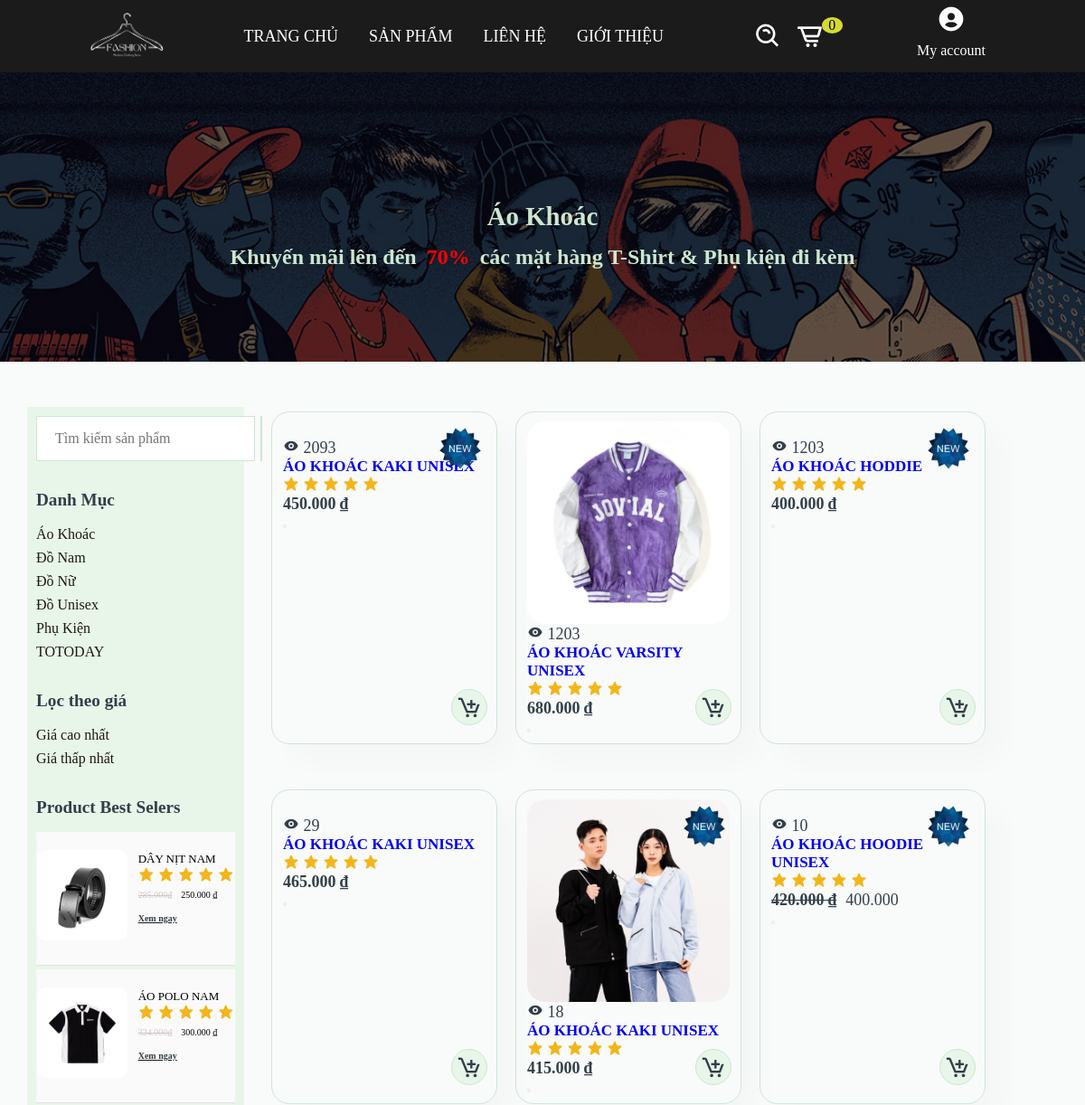
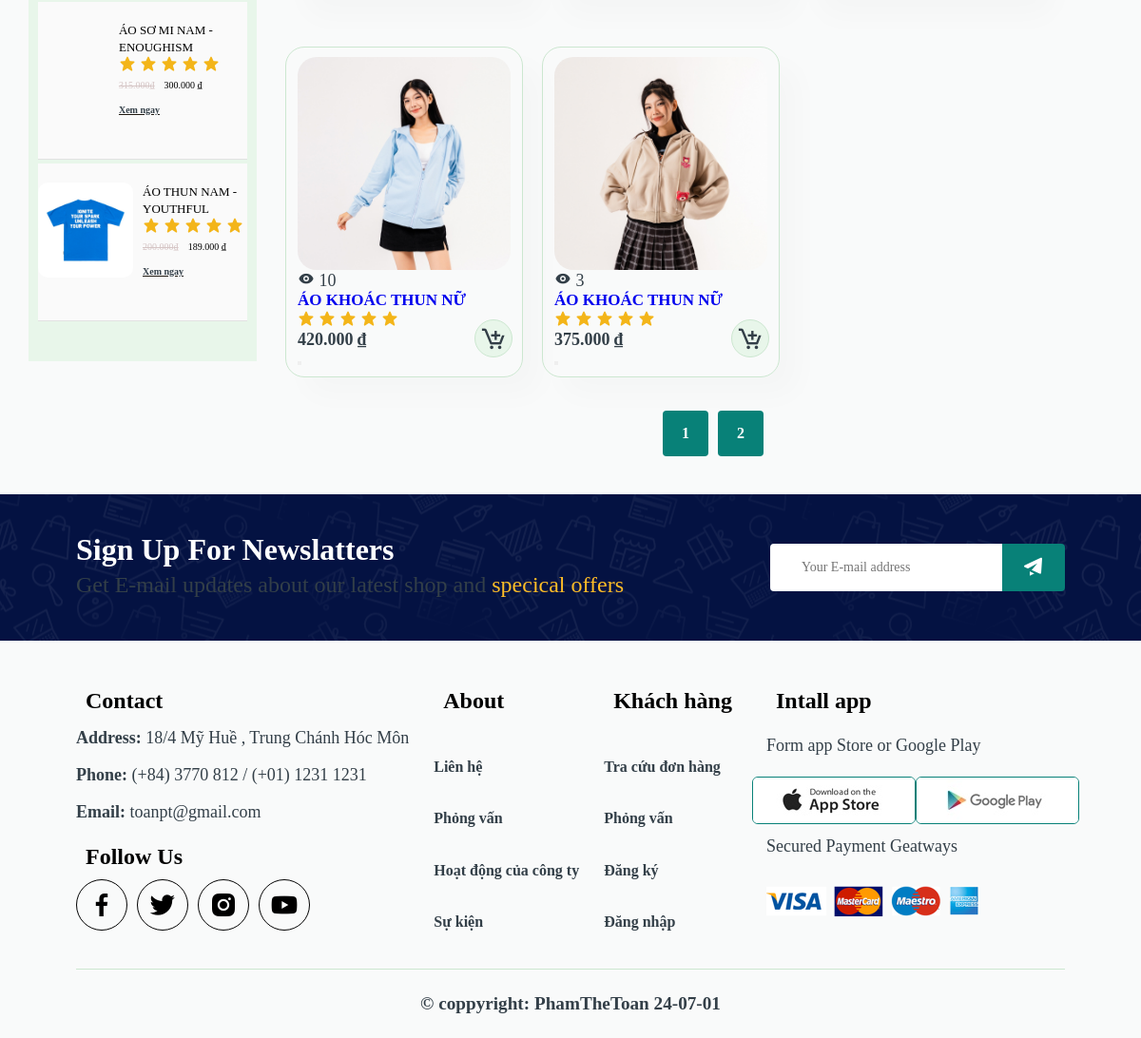
The page /index.php?page=sanpham&iddm=1 on the database its author committed (2 pictures, top to bottom).
### tables this page shows
CREATE TABLE `danhmuc` (
  `id` int(6) NOT NULL,
  `tendm` varchar(50) NOT NULL,
  `noidung` varchar(100) NOT NULL,
  `hinhanh` varchar(200) NOT NULL,
  `parent` int(6) NOT NULL,
  `hienthi` int(6) NOT NULL DEFAULT 0
);

CREATE TABLE `sanpham` (
  `id` int(6) NOT NULL,
  `tensp` varchar(100) NOT NULL,
  `hinhanh` varchar(200) NOT NULL,
  `variant` longtext NOT NULL,
  `giasp` float NOT NULL,
  `khuyenmai` int(6) NOT NULL,
  `view` int(10) NOT NULL,
  `trangthai` int(6) NOT NULL DEFAULT 0 COMMENT ' 0= sản phẩm thường ;\r\n1=best seler;\r\n 2=new  ;\r\n',
  `mota` varchar(300) NOT NULL,
  `size` varchar(10) NOT NULL COMMENT 'S,M,XL,XXL',
  `mausac` varchar(6) NOT NULL DEFAULT '0',
  `iddm` int(6) NOT NULL
);

### dao/cart.php (called while the page is built, shortened)
<?php
    function count_cart(){
        $count_cart=0;
        return $count_cart;
    }
?>

### dao/pdo.php (called while the page is built, shortened)
<?php
function pdo_get_connection(){
    $dburl = "mysql:host=localhost;dbname=website_quanao;charset=utf8";
    $username = 'root';
    $password = '';
    $conn = new PDO($dburl, $username, $password);
    $conn->setAttribute(PDO::ATTR_ERRMODE, PDO::ERRMODE_EXCEPTION);
    return $conn;
}
function pdo_query($sql){
    $sql_args = array_slice(func_get_args(), 1);
    try{
        $conn = pdo_get_connection();
        $stmt = $conn->prepare($sql);
        $stmt->execute($sql_args);
        $rows = $stmt->fetchAll();
        return $rows;
    }
    catch(PDOException $e){
        throw $e;
    }
    finally{
        unset($conn);
    }
}
function pdo_query_value($sql){
    $sql_args = array_slice(func_get_args(), 1);
    try{
        $conn = pdo_get_connection();
        $stmt = $conn->prepare($sql);
        $stmt->execute($sql_args);
        $row = $stmt->fetch(PDO::FETCH_ASSOC);
        return array_values($row)[0];
    }
    catch(PDOException $e){
        throw $e;
    }
    finally{
        unset($conn);
    }
}

### dao/danhmuc.php (called while the page is built, shortened)
<?php
    function showdm($limi){
        $sql ="SELECT * FROM danhmuc WHERE hienthi=6 limit ".$limi;
        return pdo_query($sql);
    }
    function get_namedm($id){
        $sql = "SELECT tendm FROM danhmuc WHERE id=? ";
        return pdo_query_value($sql,$id);
    }
    function showparent(){
        $sql ="SELECT * FROM danhmuc WHERE hienthi=6 AND id<>6 ";
        return pdo_query($sql);
    }
    function dm_all($showdm){
        $html_dm="";
        foreach ($showdm as $dm) {
            extract($dm);
            $html_dm.= '
            <a href="index.php?page=sanpham&iddm='.$id.'">
            <div class="img">
                <div class="list-shop">
                    <div class="icon-shop">
                        <img src="layout/img/fixed/'.$hinhanh.' "  alt="">
                        <p>'.$tendm.'</p>
                    </div>
                    <div class="name-sp">
                        <p>'.$noidung.'</p>
                    </div>
                </div>
            </div>
            </a>
            ';
          }
          return $html_dm;
    }
?>

### dao/product.php (the view, shortened to what this page needs)
<?php
     function get_dssp($search,$iddm){
      $sql = "SELECT * FROM sanpham WHERE 1";
      if($iddm>0){
          $sql .=" AND iddm=".$iddm ;
      }
      $sql .= " ORDER BY view DESC limit 12";
      return pdo_query($sql);
    }
    function sp_new($limi){
        $sql= "SELECT * FROM sanpham WHERE trangthai=2 ORDER BY id DESC limit ".$limi;
        return pdo_query($sql);
    }
    function sp_bestseler($limi){
        $sql= "SELECT * FROM sanpham WHERE trangthai=1 AND view>1000 ORDER BY id DESC limit ".$limi;
        return pdo_query($sql);
    }
  function showsp($dssp){
    $html_dssp = "";
    foreach ($dssp as $sp) {
        extract($sp);
        $sell_vnd = number_format($khuyenmai , 0, ',', '.');
        $giagoc_vnd = number_format($giasp , 0, ',', '.');
        if($trangthai == 1){
            $best = '<img class="new" src="layout/img/product/iconbest.png" alt="">';
        } else if ($trangthai == 2 || $trangthai == 3) {
            $best = '<img class="new" src="layout/img/product/iconnew.png" alt="">';
        } else {
            $best = '';
        }
        if($khuyenmai > 0 && $giasp > 0){
            $sell = '<span>'.number_format($khuyenmai , 0, ',', '.').'</span>';
            $giagoc = '<h4 class="sell">'.$giagoc_vnd.' ₫</h4>';
        } else {
            $sell = "";
            $giagoc = '<h4>'.$giagoc_vnd.' ₫</h4>';
        }
        $html_dssp .= '
        <div class="pro">
            <a href="index.php?page=details&id='.$id.'">
                '.$best.'
                <img class="img" src="layout/img/product/'.$hinhanh.'" alt="">
                <div class="des">
                    <span><i class="bx bxs-show"></i> '.$view.'</span>
                    <h5>'.$tensp.'</h5>
                    <div class="star">
                        <i class="bx bxs-star"></i>
                        <i class="bx bxs-star"></i>
                        <i class="bx bxs-star"></i>
                        <i class="bx bxs-star"></i>
                        <i class="bx bxs-star"></i>
                    </div>
                    <span class="price">
                        '.$giagoc.'
                        '.$sell.'
                    </span>
                </div>
            </a>
            <form action="index.php?page=addcart" method="post"">
                <input type="hidden" name="id" value="'.$id.'">
                <input type="hidden" name="tensp" value="'.$tensp.'">
                <input type="hidden" name="hinhanh" value="'.$hinhanh.'">
                <input type="hidden" name="sell" value="'.$sell_vnd.'">
                <input type="hidden" name="giagoc" value="'.$giagoc_vnd.'">
                <input type="hidden" name="soluong" value="1">
                <button type="submit"  name="addcart">
                    <i class="bx bx-cart-add cart"></i>
                </button>
            </form>
        </div>';
    }
    return $html_dssp;
}
?>

### view/header.php (shortened to what this page needs)
<?php
    $total_cart = count_cart();
    if(isset($_SESSION['user'])&&(count($_SESSION['user'])>0)&&is_array($_SESSION['user'])){
        extract($_SESSION['user']);
        $html_form=' <button class="btn">'.$hoten.'</button>
        <div class="login-form" id="loginForm">
        <ul id="ul-from">
          <li><a href="index.php?page=view_account"><i class="bx bx-user-circle"></i><span>Thông tin tài khoản</span></a></li>
          <li><a href="check_form_bill.php"><i class="bx bx-spreadsheet"></i><span>Đơn hàng của tôi</span></a></li>
          <li><a href=""><i class="bx bx-lock-open"></i><span>Thay đổi mật khẩu</span></a></li>
          <li><a href="index.php?page=logout"><i class="bx bx-exit" ></i><span>Thoát</span></a></li>
        </ul>
      </div>
        ';
    }
    else{
        $html_form=' <button class="btn">My account</button>
                    <div class="login-form" id="loginForm">
                        <ul id="ul-from">
                          <li><a href="index.php?page=dangnhap"><i class="bx bx-user-circle"></i><span>Đăng nhập</span></a></li>
                          <li><a href="index.php?page=dangky"><i class="bx bx-spreadsheet"></i><span>Đăng ký Tài khoản</span></a></li>
                        </ul>
                    </div>';
    }
?>
<!DOCTYPE html>
<html lang="en">
<head>
    <link rel="stylesheet" href="https://cdn.jsdelivr.net/npm/swiper@10/swiper-bundle.min.css" />
    <link rel="stylesheet" href="layout/css/style.css">
    <link rel="stylesheet" href="https://unpkg.com/boxicons@latest/css/boxicons.min.css">
</head>
<body>
    <header>
            <div class="logo"><img src="layout/img/fixed/LogoWeb.jpg" alt="" width=" 100px"></div>
            <ul class="nav-bar">
                <li><a href="index.php">TRANG CHỦ </a></li>
                <li><a href="index.php?page=sanpham">SẢN PHẨM</a></li>
                <li><a href="index.php?page=lienhe">LIÊN HỆ</a></li>
                <li><a href="index.php?page=gioithieu">GIỚI THIỆU</a></li>
            </ul>
            <div class="cart-item">
                <i class='bx bx-search-alt' id="search-icon" ></i>
                <a href="index.php?page=cart">
                    <i class='bx bx-cart-alt' id="cart-icon" ></i>
                    <span class="number-cart"><?= $total_cart?></span>
                </a>
            </div>
            <div class="header-icon " onclick="toggleLoginForm()"  >
                <i class='bx bxs-user-circle' id="user-form" ></i>
                <?=$html_form?>
            </div>
    </header>

### view/sanpham.php (shortened to what this page needs)
<?php
  $html_dm= "";
    foreach ( $showdm  as $dm) {
      extract($dm);
      $html_dm .= '
      <li><a href="index.php?page=sanpham&iddm='.$id.'">'.$tendm.'</a></li>';
    }
  if($titlepage!= "") $title = $titlepage;
  else
        $title="#Siêu ưu đãi";
  $html_spbest = "";
  foreach ( $dssp_bestseler as $sp) {
    extract($sp);
    $sell_vnd = number_format($khuyenmai , 0, ',', '.');
    $giagoc_vnd = number_format($giasp , 0, ',', '.');
    $html_spbest .= '
                    <li>
                <img src="layout/img/product/'.$hinhanh.'" alt="">
                  <div class="info-bestseler">
                    <span>'.$tensp.'</span>
                    <div class="star">
                      <i class="bx bxs-star" ></i>
                      <i class="bx bxs-star" ></i>
                      <i class="bx bxs-star" ></i>
                      <i class="bx bxs-star" ></i>
                      <i class="bx bxs-star" ></i>
                    </div>
                    <span class="price">
                      <p class="sell">'.$giagoc_vnd.'₫</p>
                      <p>'.$sell_vnd.' ₫</p>
                    </span>
                    <a href="index.php?page=details&id='.$id.'">
                      <h2>Xem ngay </h2>
                    </a>
                  </div>
              </li>
    ';
  }
  $html_dssp= showsp($dssp);
?>
<section class="banner-prd" id="banner">
      <div class="bannersell">
        <h1><?=$title?></h1>
        <h2>Khuyến mãi lên đến <span>70% </span>các mặt hàng T-Shirt & Phụ kiện đi kèm</h2>
      </div>
    </section>
    <section class="section-product-flex" id="product1">
      <div id="ast-filter-wrap">
        <div class="ast-filter-box">
          <form action="index.php?page=sanpham" method="post">
            <div class="search-feild">
                <input type="text" name="search" placeholder="Tìm kiếm sản phẩm">
                <button type="submit" name="sub">
                </button>
            </div>
          <div id="block9">
            <h2>Danh Mục</h2>
            <ul>
              <?=$html_dm?>
            </ul>
          </div>
          <div id="block9">
            <h2>Lọc theo giá</h2>
            <ul>
              <li><a href="#">Giá cao nhất</a></li>
              <li><a href="#">Giá thấp nhất</a></li>
            </ul>
          </div>
          <div id="block9">
            <h2>Product Best Selers</h2>
            <ul class="pro-bestseler">
              <?=$html_spbest?>
            </ul>
          </div>
        </div>
      </div>
      <div class="form-pro" id="product-flex">
        <div class="pro-container gap-pro">
          <?=$html_dssp?>
        </div>
        <div id="pagination">
           <a href="">1</a>
           <a href="">2</a>
        </div>
      </div>
    </section>

### index.php (shortened to what this page needs)
<?php
require_once("dao/binhluan.php");
require_once("dao/voucher.php");
require_once("dao/pdo.php");
require_once("dao/cart.php");
require_once("dao/danhmuc.php");
require_once("dao/product.php");
$parentdm = showparent();
$showdm = showdm(6);
$dssp_new = sp_new(8);
$dssp_bestseler = sp_bestseler(4);
require_once("view/header.php");
if (!isset($_GET["page"])) {
    require_once("view/home.php");
} else {
    switch ($_GET["page"]) {
        case "sanpham":
            $showdm = showdm(6);
            if (!isset($_GET['iddm'])) {
                $iddm = 0;
                $titlepage = "";
            } else {
                $iddm = $_GET['iddm'];
                $titlepage = get_namedm($iddm);
            }
            if (isset($_POST['search']) && ($_POST['search']) || isset($_POST['sub'])) {
                $search = $_POST['search'];
                $titlepage = "Kết quả tìm kiếm cho : <span style='color: red'>$search</span> ";
            } else {
                $search = "";
            }
            $dssp = get_dssp($search, $iddm);
            require_once("view/sanpham.php");
            break;
    }
}
require_once("view/footer.php");

### view/footer.php (shortened to what this page needs)
<section id="newletter">
  <div class="newstext">
    <h4>Sign Up For Newslatters</h4>
    <p>Get E-mail updates about our latest shop and <span>specical offers</span> </p>
  </div>
  <form action="index.php?page=sent_email" method="post">
    <div class="form ">
      <input type="text" name="email" id="" placeholder="Your E-mail address">
      <button type="submit" name="sent_email" class="normal"><i class='bx bxs-paper-plane sent'></i></button>
    </div>
  </form>
</section>
<section class="footer">
  <footer>
    <div class="col">
      <h4>Contact</h4>
      <p><strong>Address:</strong> 18/4 Mỹ Huề , Trung Chánh Hóc Môn</p>
      <p><strong>Phone:</strong> (+84) 3770 812 / (+01) 1231 1231</p>
      <p><strong>Email:</strong> toanpt@gmail.com</p>
      <div class="follow">
        <h4>Follow Us</h4>
        <div class="icon">
          <i class='bx bxl-facebook fb'></i>
          <i class='bx bxl-twitter twitter'></i>
          <i class='bx bxl-instagram-alt instagram'></i>
          <i class='bx bxl-youtube ytb'></i>
        </div>
      </div>
    </div>
    <div class="col">
      <h4>About</h4>
      <a href="">Liên hệ</a>
      <a href="">Phỏng vấn</a>
      <a href="">Hoạt động của công ty</a>
      <a href="">Sự kiện </a>
    </div>
    <div class="col">
      <h4>Khách hàng</h4>
      <a href="">Tra cứu đơn hàng</a>
      <a href="">Phỏng vấn</a>
      <a href="">Đăng ký</a>
      <a href="">Đăng nhập </a>
    </div>
    <div class="col">
      <h4>Intall app</h4>
      <p>Form app Store or Google Play</p>
      <div class="row">
        <img src="layout/img/fixed/app.jpg" alt="">
        <img src="layout/img/fixed/play.jpg" alt="">
      </div>
      <p>Secured Payment Geatways</p>
      <img class="pay" src="layout/img/fixed/pay.png" alt="">
    </div>
  </footer>
  <div class="coppyright">
    <p>&copy; coppyright: PhamTheToan <?= date('y-m-d') ?> </p>
  </div>
</section>
</body>
</html>

### rows shown on the page
danhmuc: tendm "Áo Khoác"
danhmuc: tendm "Đồ Nam"
danhmuc: tendm "Đồ Nữ"
danhmuc: tendm "Đồ Unisex"
danhmuc: tendm "Phụ Kiện"
danhmuc: tendm "TOTODAY"
sanpham: hinhanh (picture), tensp "DÂY NỊT NAM", giasp "285.000", khuyenmai "250.000"
sanpham: hinhanh (picture), tensp "ÁO POLO NAM", giasp "324.000", khuyenmai "300.000"
sanpham: tensp "ÁO SƠ MI NAM - ENOUGHISM", giasp "315.000", khuyenmai "300.000"
sanpham: hinhanh (picture), tensp "ÁO THUN NAM - YOUTHFUL", giasp "200.000", khuyenmai "189.000"
sanpham: view "2093", tensp "ÁO KHOÁC KAKI UNISEX", giasp "450.000"
sanpham: hinhanh (picture), view "1203", tensp "ÁO KHOÁC VARSITY UNISEX", giasp "680.000"
sanpham: view "1203", tensp "ÁO KHOÁC HODDIE", giasp "400.000"
sanpham: view "29", tensp "ÁO KHOÁC KAKI UNISEX", giasp "465.000"
sanpham: hinhanh (picture), view "18", tensp "ÁO KHOÁC KAKI UNISEX", giasp "415.000"
sanpham: view "10", tensp "ÁO KHOÁC HOODIE UNISEX", giasp "420.000", khuyenmai "400.000"
sanpham: hinhanh (picture), view "10", tensp "ÁO KHOÁC THUN NỮ", giasp "420.000"
sanpham: hinhanh (picture), view "3", tensp "ÁO KHOÁC THUN NỮ", giasp "375.000"

### other values the page prints
$total_cart "0"
$title "Áo Khoác"
